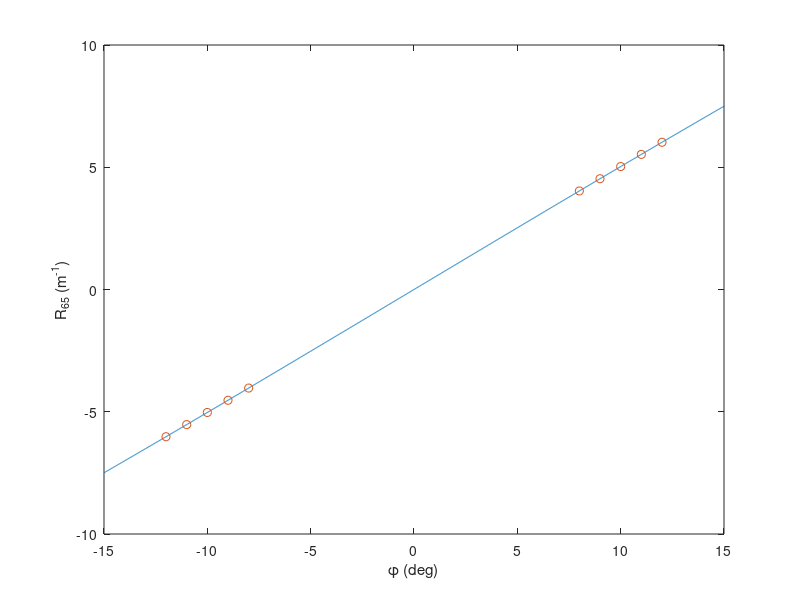
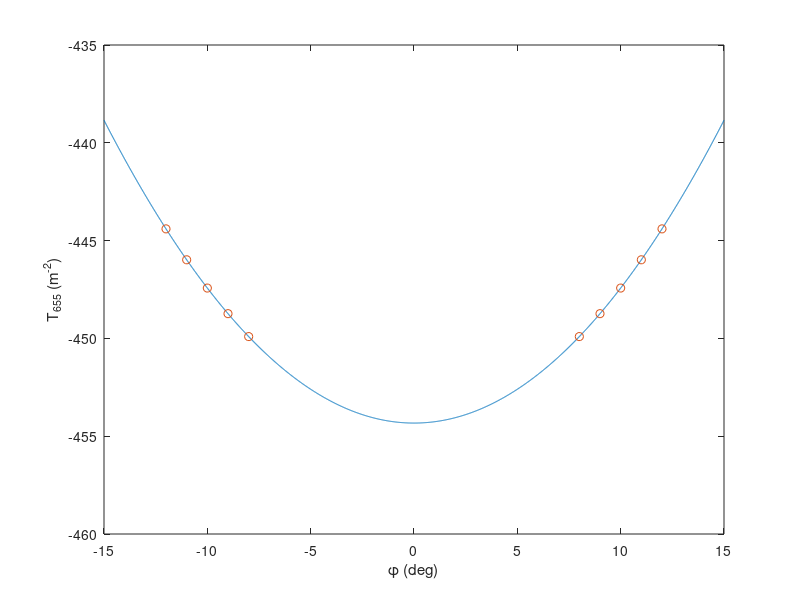

These charts were generated, in order, by the following MATLAB code:
%clear all
format long

c_speed=2.99792458e8; % m/s

phi_deg_select=[-12 -11 -10 -9 -8 8 9 10 11 12]; % deg
phi_select=phi_deg_select/180*pi;

phi_deg=linspace(-15,15,3000); % deg
phi=phi_deg/180*pi;

E0=1.3e3; % MeV
frf=1497e6; % Hz
k=2*pi/(c_speed/frf);

eV=1.2e3; % MeV

R65=eV/E0*k*sin(phi);
T655=-0.5*eV/E0*k^2*cos(phi);

R65_select=eV/E0*k*sin(phi_select);
T655_select=-0.5*eV/E0*k^2*cos(phi_select);

figure(1); plot(phi_deg,R65); xlabel('\phi (deg)'); ylabel('R_{65} (m^{-1})'); hold on;
figure(1); plot(phi_deg_select,R65_select,'o'); xlabel('\phi (deg)'); ylabel('R_{65} (m^{-1})'); hold on;

figure(2); plot(phi_deg,T655); xlabel('\phi (deg)'); ylabel('T_{655} (m^{-2})'); hold on;
figure(2); plot(phi_deg_select,T655_select,'o'); xlabel('\phi (deg)'); ylabel('T_{655} (m^{-2})'); hold on;